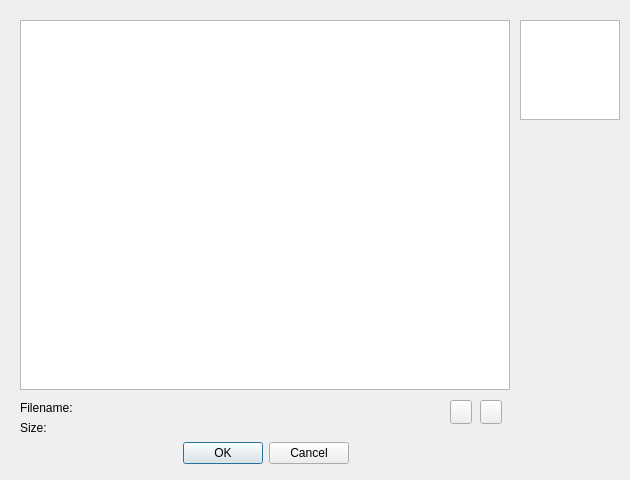
<?xml version="1.0" encoding="UTF-8"?>
<ui version="4.0">
 <class>uiAvatarEdit</class>
 <widget class="QWidget" name="uiAvatarEdit">
  <property name="geometry">
   <rect>
    <x>0</x>
    <y>0</y>
    <width>630</width>
    <height>480</height>
   </rect>
  </property>
  <property name="minimumSize">
   <size>
    <width>630</width>
    <height>480</height>
   </size>
  </property>
  <property name="maximumSize">
   <size>
    <width>630</width>
    <height>480</height>
   </size>
  </property>
  <property name="windowTitle">
   <string>Form</string>
  </property>
  <widget class="QGraphicsView" name="graphicsView_preview">
   <property name="geometry">
    <rect>
     <x>520</x>
     <y>20</y>
     <width>100</width>
     <height>100</height>
    </rect>
   </property>
   <property name="verticalScrollBarPolicy">
    <enum>Qt::ScrollBarAlwaysOff</enum>
   </property>
   <property name="horizontalScrollBarPolicy">
    <enum>Qt::ScrollBarAlwaysOff</enum>
   </property>
  </widget>
  <widget class="QGraphicsView" name="graphicsView_edit">
   <property name="geometry">
    <rect>
     <x>20</x>
     <y>20</y>
     <width>490</width>
     <height>370</height>
    </rect>
   </property>
  </widget>
  <widget class="QLabel" name="label_fileName">
   <property name="geometry">
    <rect>
     <x>119</x>
     <y>400</y>
     <width>291</width>
     <height>20</height>
    </rect>
   </property>
  </widget>
  <widget class="QToolButton" name="toolButton_rotate_left">
   <property name="geometry">
    <rect>
     <x>450</x>
     <y>400</y>
     <width>22</width>
     <height>24</height>
    </rect>
   </property>
  </widget>
  <widget class="QToolButton" name="toolButton_rotate_right">
   <property name="geometry">
    <rect>
     <x>480</x>
     <y>400</y>
     <width>22</width>
     <height>24</height>
    </rect>
   </property>
  </widget>
  <widget class="QLabel" name="label_size">
   <property name="geometry">
    <rect>
     <x>119</x>
     <y>420</y>
     <width>111</width>
     <height>16</height>
    </rect>
   </property>
   <property name="text">
    <string/>
   </property>
  </widget>
  <widget class="QDialogButtonBox" name="buttonBox">
   <property name="geometry">
    <rect>
     <x>20</x>
     <y>440</y>
     <width>491</width>
     <height>27</height>
    </rect>
   </property>
   <property name="standardButtons">
    <set>QDialogButtonBox::Cancel|QDialogButtonBox::Ok</set>
   </property>
   <property name="centerButtons">
    <bool>true</bool>
   </property>
  </widget>
  <widget class="QLabel" name="label_fileName_title">
   <property name="geometry">
    <rect>
     <x>20</x>
     <y>400</y>
     <width>91</width>
     <height>16</height>
    </rect>
   </property>
   <property name="text">
    <string>Filename:</string>
   </property>
  </widget>
  <widget class="QLabel" name="label_size_title">
   <property name="geometry">
    <rect>
     <x>20</x>
     <y>420</y>
     <width>91</width>
     <height>16</height>
    </rect>
   </property>
   <property name="text">
    <string>Size:</string>
   </property>
  </widget>
 </widget>
 <resources/>
 <connections/>
</ui>
